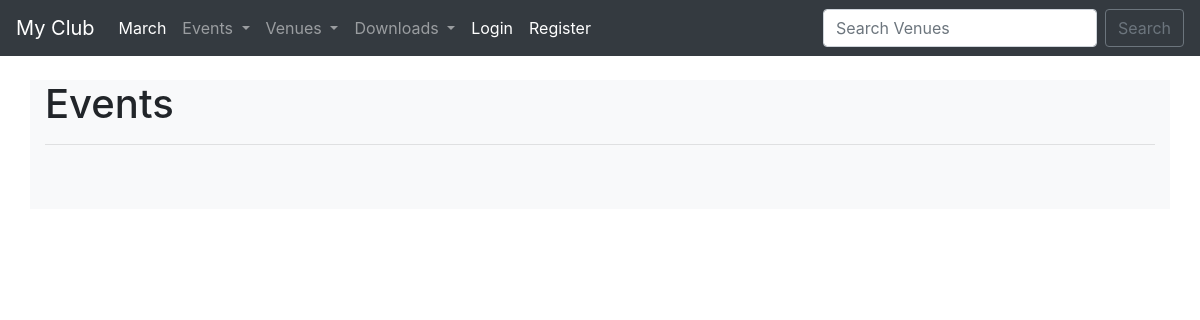
Page /events/ on the earlier database version.
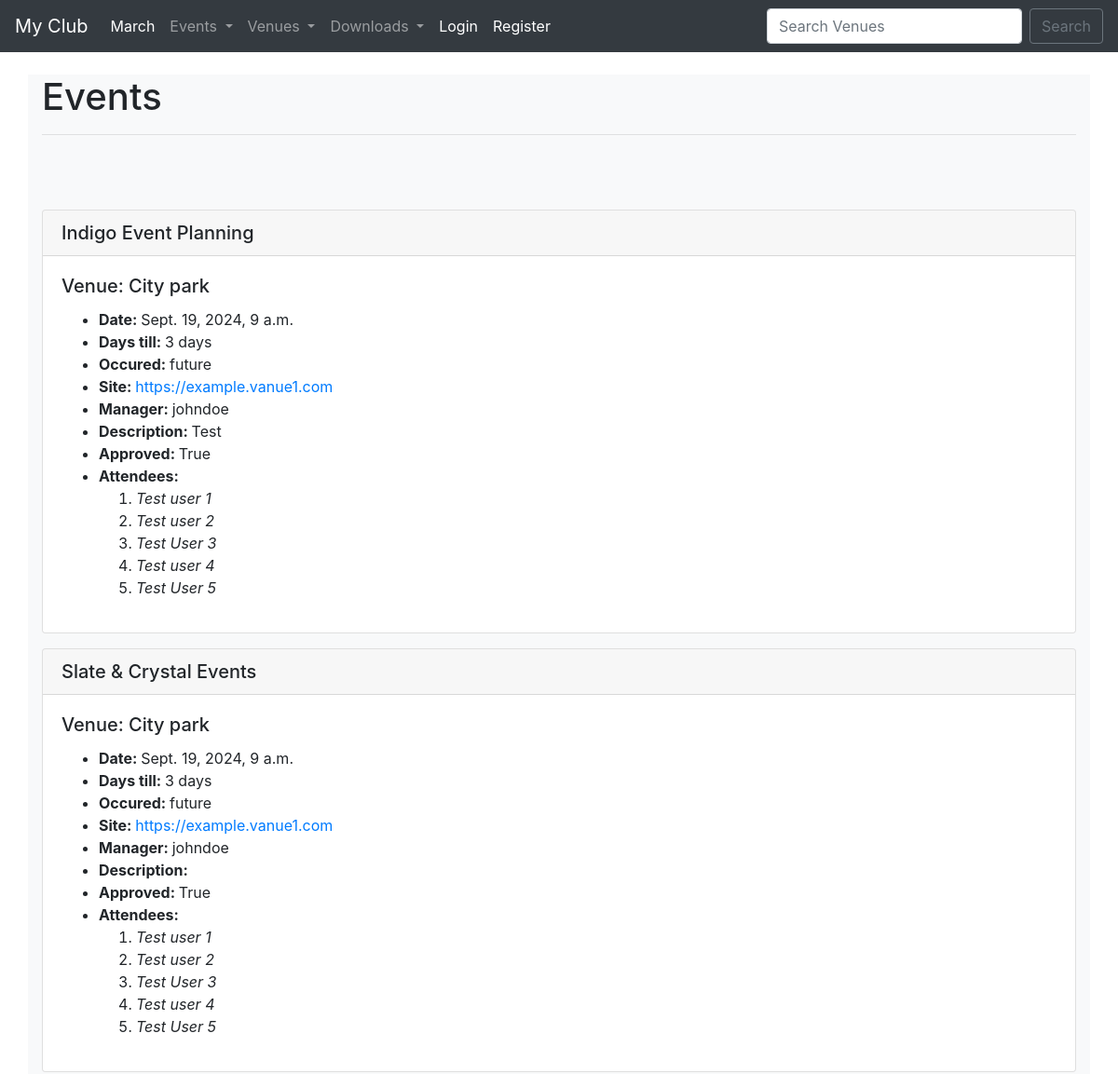
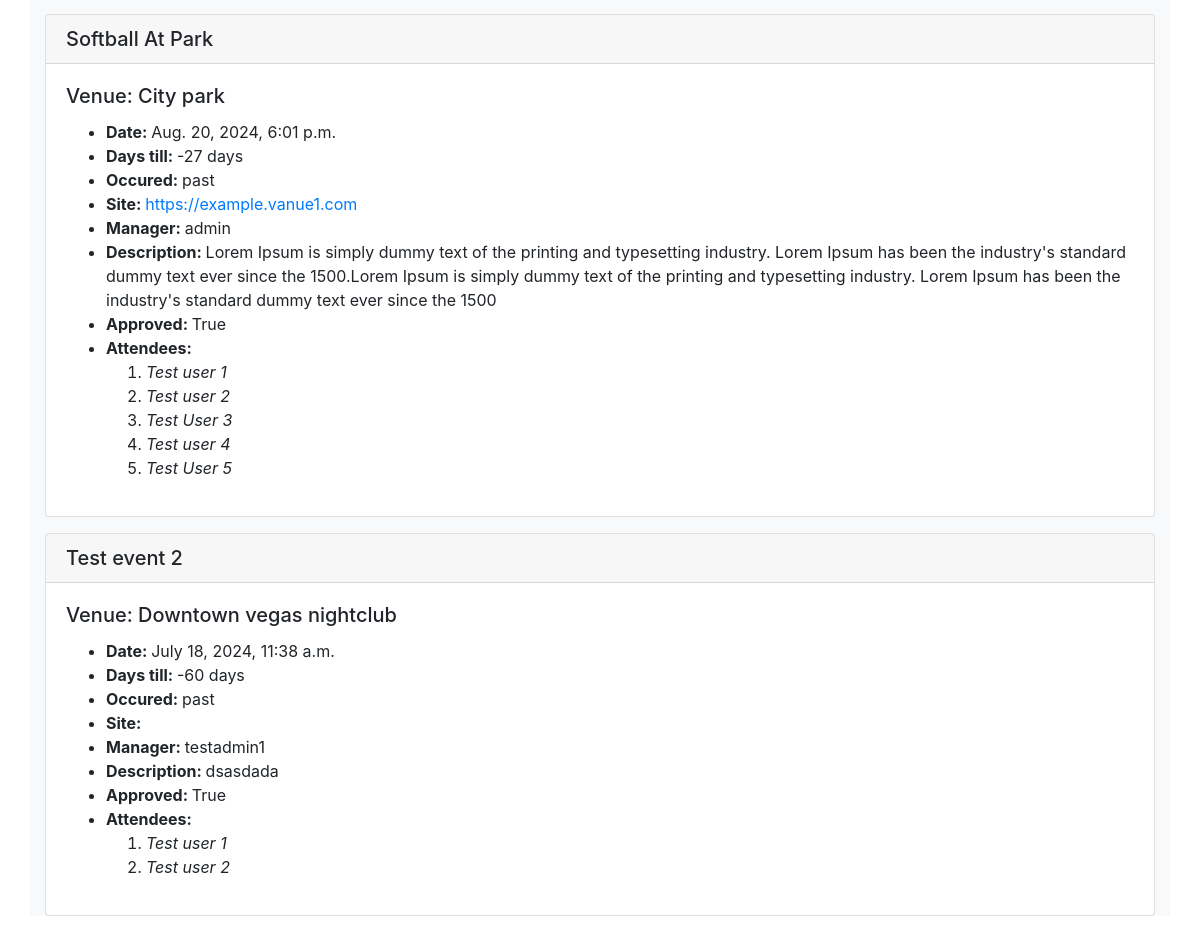
Same page on the later database version (2 pictures, top to bottom).
### events/models.py (models this page shows, shortened)
class Event(models.Model):
    name = models.CharField('Event Name', max_length=120)
    event_date = models.DateTimeField('Event Date')
    venue = models.ForeignKey(Venue, blank=True, null=True,
                              on_delete=models.CASCADE)
    manager = models.ForeignKey(User, blank=True, null=True,
                                on_delete=models.SET_NULL)
    description = models.TextField(blank=True)
    attendees = models.ManyToManyField(MyClubUser, blank=True)
    approved = models.BooleanField('Approved', default=False)
    def __str__(self) -> str:
        return str(self.name)
    @property
    def Days_till(self):
        today = date.today()
        days_till = self.event_date.date() - today
        days_till_stripped = str(days_till).split(',', 1)[0]
        return days_till_stripped
    @property
    def Is_past(self):
        today = date.today()
        if self.event_date.date() < today:
            thing = "past"
        else:
            thing = "future"
        return thing

class Venue(models.Model):
    name = models.CharField("Vanue name", max_length=120)
    address = models.CharField(max_length=300)
    zip_code = models.CharField('Zip code', max_length=15)
    phone = models.CharField('Contact Phone', max_length=25, blank=True)
    web = models.URLField('Website Address', blank=True)
    email_address = models.EmailField('Email Address', blank=True)
    owner = models.IntegerField("Venue Owner", blank=False, default=1)
    venue_image = models.ImageField(null=True, blank=True,
                                    upload_to=make_image_path)
    def __str__(self):
        return str(self.name)

class MyClubUser(models.Model):
    first_name = models.CharField(max_length=30)
    last_name = models.CharField(max_length=30)
    email = models.EmailField('User email')

### events/views.py (the view)
# urls.py: path('events/', views.all_events, name='event-list'),
def all_events(request: HttpRequest):
    event_list = Event.objects.all().order_by('-event_date')
    return render(request, 'events/event_list.html', {
        "event_list": event_list
    })

### events/templates/events/event_list.html (shortened to what this page needs)
{% extends 'events/base.html' %}
{% block content %}
<h1>Events</h1>
<hr><br><br>
    {% for event in event_list %}
        {% if event.approved %}
            <div class="card my-3">
                <h5 class="card-header">{{event}}</h5>
                <div class="card-body">
                    <h5 class="card-title">Venue: {{ event.venue }}</h5>
                    <ul>
                        <li><strong>Date: </strong>{{ event.event_date }}</li>
                        <li><strong>Days till: </strong>{{ event.Days_till }}</li>
                        <li><strong>Occured: </strong>{{ event.Is_past }}</li>
                        <li><strong>Site: </strong><a href="">{{ event.venue.web }}</a></li>
                        <li><strong>Manager: </strong>{{ event.manager }}</li>
                        <li><strong>Description: </strong>{{ event.description }}</li>
                        <li><strong>Approved: </strong>{{ event.approved }}</li>
                        <li>
                            <strong>Attendees: </strong>
                            <ol>
                                {% for attendees in event.attendees.all %}
                                <li>
                                    <i>{{attendees.first_name}} {{ attendees.last_name }}</i>
                                </li>
                                {% endfor %}
                            </ol>
                        </li>
                    </ul>
                </div>
            </div>
        {% endif %}
    {% endfor %}
{% endblock %}

Differences in the rows shown:
added Event: name "Indigo Event Planning", venue "City park", event_date "Sept. 19, 2024, 9 a.m.", Days_till "3 days", Is_past "future", venue.web "https://example.vanue1.com", manager "johndoe", description "Test", approved "True"
now on this page (row unchanged): MyClubUser: first_name "Test", last_name "user 1"
now on this page (row unchanged): MyClubUser: first_name "Test", last_name "user 2"
now on this page (row unchanged): MyClubUser: first_name "Test", last_name "User 3"
now on this page (row unchanged): MyClubUser: first_name "Test", last_name "user 4"
now on this page (row unchanged): MyClubUser: first_name "Test", last_name "User 5"
added Event: name "Slate & Crystal Events", venue "City park", event_date "Sept. 19, 2024, 9 a.m.", Days_till "3 days", Is_past "future", venue.web "https://example.vanue1.com", manager "johndoe", approved "True"
now on this page (row edited): Event: name "Softball At Park", venue "City park", event_date "Aug. 20, 2024, 6:01 p.m.", Days_till "-27 days", Is_past "past", venue.web "https://example.vanue1.com", manager "admin", description "Lorem Ipsum is simply dummy text of the printing and typesetting industry. Lorem Ipsum has been the industry's standard dummy text ever since the 1500.Lorem Ipsum is simply dummy text of the printing and typesetting industry. Lorem Ipsum has been the industry's standard dummy text ever since the 1500", approved "True"
now on this page (row edited): Event: name "Test event 2", venue "Downtown vegas nightclub", event_date "July 18, 2024, 11:38 a.m.", Days_till "-60 days", Is_past "past", manager "testadmin1", description "dsasdada", approved "True"
